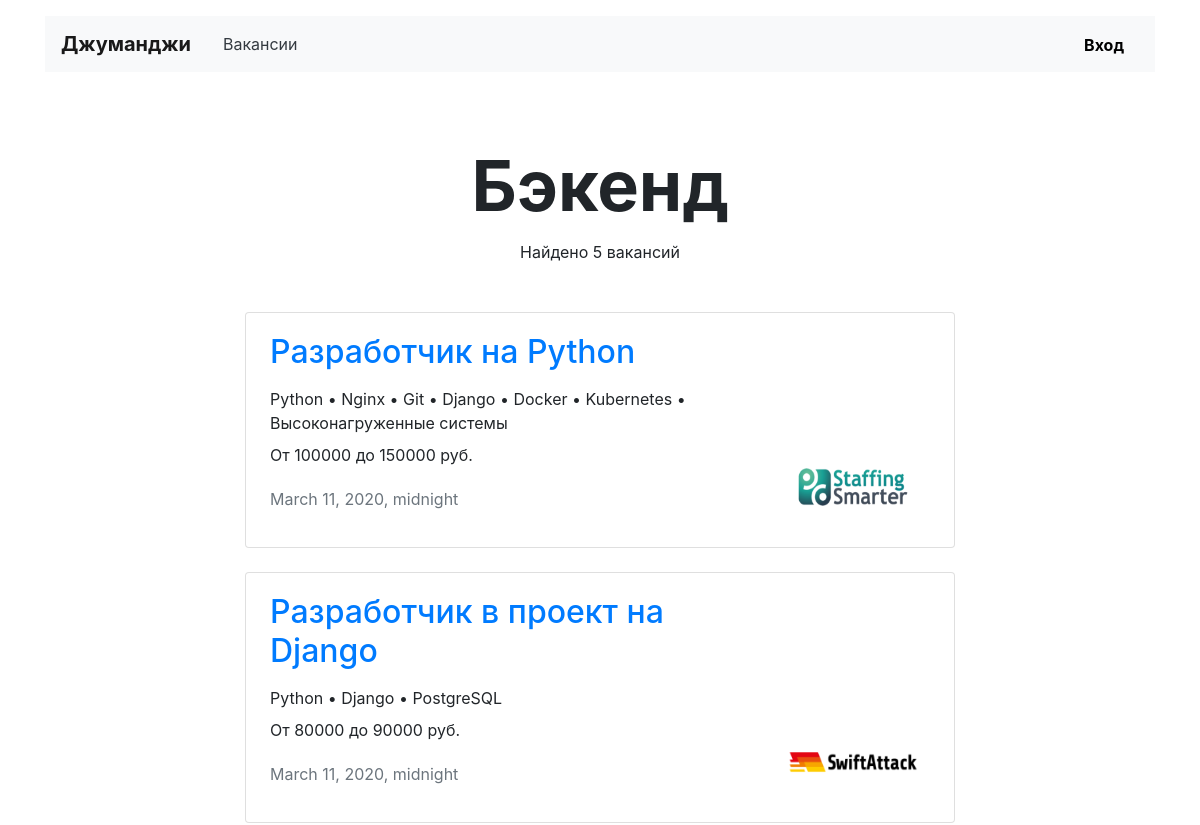
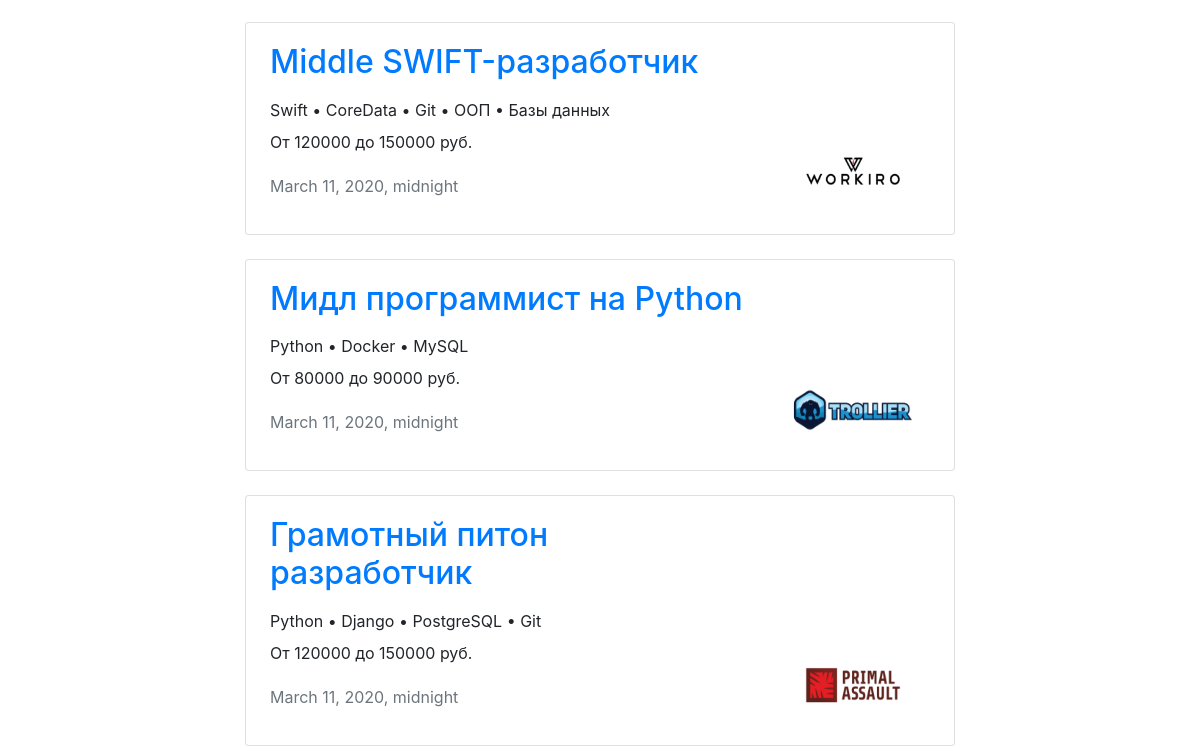
Page /vacancies/cat/backend/ on the earlier database version (2 pictures, top to bottom).
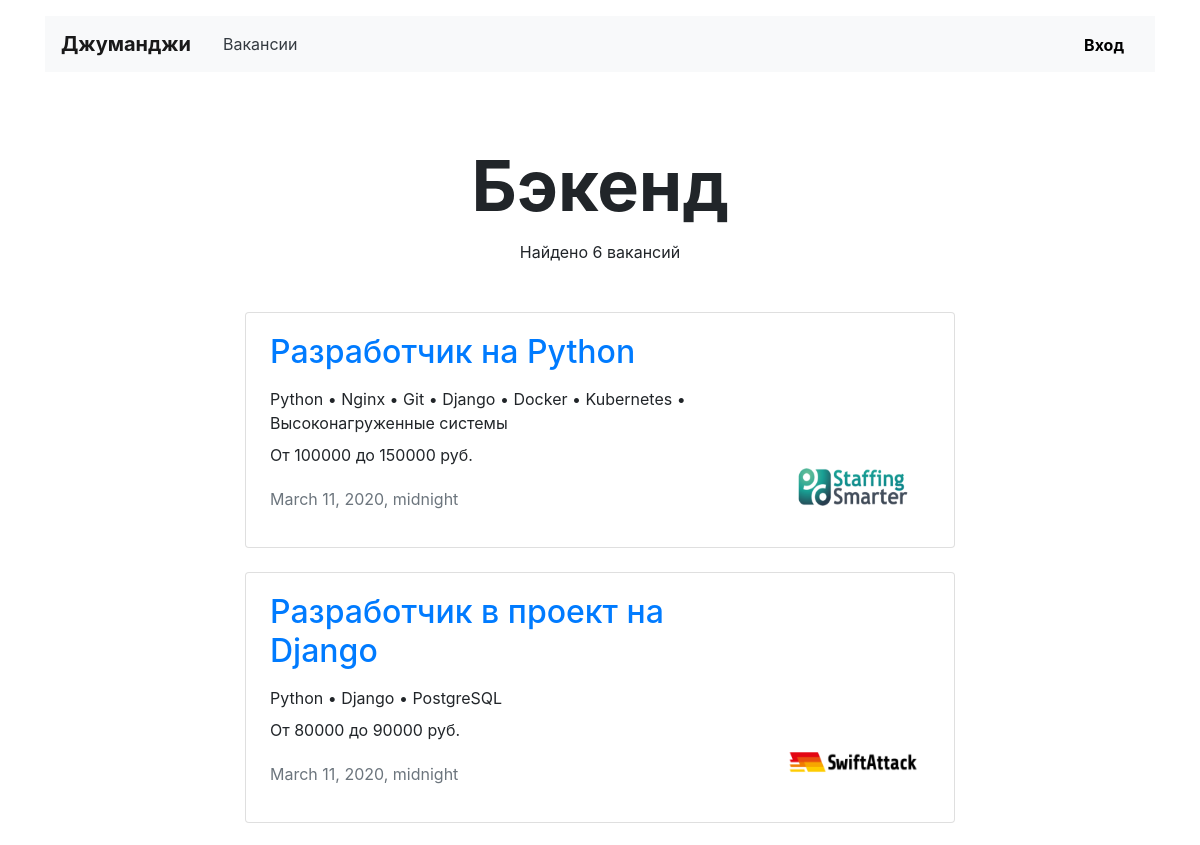
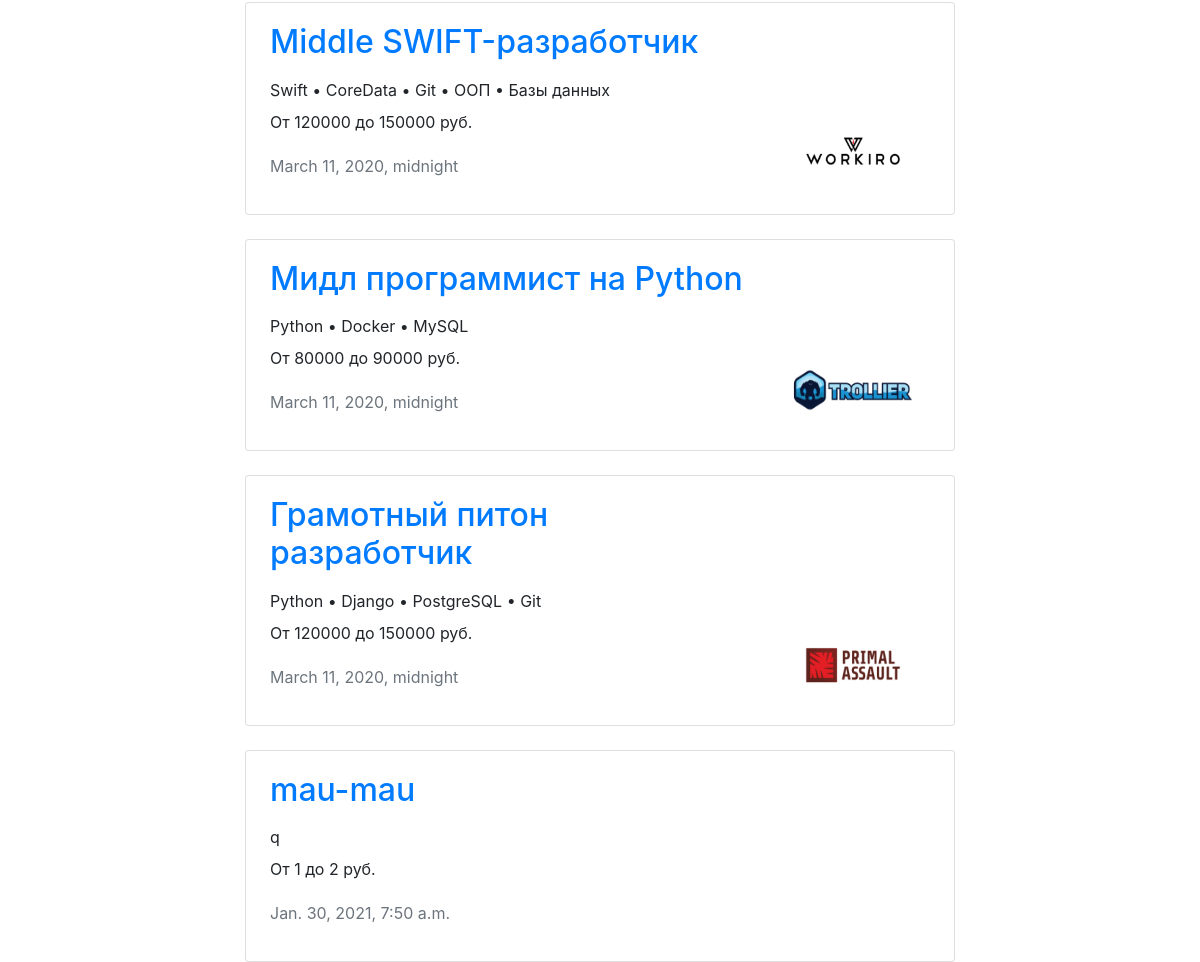
Same page on the later database version (2 pictures, top to bottom).
### vacancies/models.py (models this page shows, shortened)
class Specialty(models.Model):
    code = models.CharField(max_length=120)
    title = models.CharField(max_length=120)
    picture = models.ImageField(upload_to=settings.MEDIA_SPECIALITY_IMAGE_DIR)

class Vacancy(models.Model):
    title = models.CharField(max_length=120)
    specialty = models.ForeignKey(Specialty, on_delete=models.CASCADE, related_name='vacancies')
    company = models.ForeignKey(Company, on_delete=models.CASCADE, related_name='vacancies')
    skills = models.TextField()
    description = models.TextField()
    salary_from = models.IntegerField()
    salary_to = models.IntegerField()
    posted = models.DateTimeField()

class Company(models.Model):
    title = models.CharField(max_length=120)
    location = models.CharField(max_length=120)
    logo = models.ImageField(upload_to=settings.MEDIA_COMPANY_IMAGE_DIR, null=True, blank=True)
    description = models.TextField()
    employee_count = models.IntegerField()
    owner = models.OneToOneField(User, on_delete=models.CASCADE, null=True, blank=True)

### vacancies/views.py (the view)
# urls.py: path('vacancies/cat/<str:specialization_id>/', SpecializationView.as_view(), name='specialization'),
class SpecializationView(TemplateView):
    template_name = 'vacancies/specialization.html'
    def get_context_data(self, **kwargs):
        context = super(SpecializationView, self).get_context_data(**kwargs)
        specialization_id = self.kwargs['specialization_id']
        instance_of_model = get_object_or_404(Specialty, code=specialization_id)
        context['specialization'] = instance_of_model
        context['vacancies'] = instance_of_model.vacancies.all()
        context['count_of_vacancies'] = instance_of_model.vacancies.count()
        return context

### templates/vacancies/specialization.html (shortened to what this page needs)
{% extends 'vacancies/list_of_vacancies.html' %}
{% block header_container %}
    {{ specialization.title }}
{% endblock %}

### templates/vacancies/list_of_vacancies.html (shortened to what this page needs)
{% extends 'vacancies/base.html' %}
{% block container %}
    <main class="container mt-3">
        <section>
            <h1 class="h1 text-center mx-auto mt-4 pt-5" style="font-size: 70px;">
                <strong>{% block header_container %} {% endblock %}</strong>
            </h1>
            <p class="text-center pt-1">Найдено {{ count_of_vacancies }} вакансий</p>
                {% for vacancy in vacancies %}
                    {% include 'vacancies/vacancy_card.html' %}
                {% endfor %}
        </section>
    </main>
{% endblock %}

### templates/vacancies/base.html (shortened to what this page needs)
<!DOCTYPE html>
<html lang="ru">
<head>
    <link rel="stylesheet" href="https://stackpath.bootstrapcdn.com/bootstrap/4.3.1/css/bootstrap.min.css"
>
</head>
<body>
<header class="container mt-3">
    <nav class="navbar navbar-expand-lg navbar-light bg-light">
        <a class="navbar-brand mr-4 font-weight-bold" href="{% url 'main' %}">Джуманджи</a>
        <div class="collapse navbar-collapse justify-content-between" id="navbarNav">
            <ul class="navbar-nav col-10">
                <li class="nav-item">
                    <a class="nav-link text-dark" href="{% url 'all_vacancies' %}">Вакансии</a>
                </li>
            </ul>
            <ul class="navbar-nav col-2 justify-content-end">
                <li class="nav-item active">
                    <div class="btn-group">
                        {% if user.is_authenticated %}
                            <button type="button" class="btn dropdown-toggle font-weight-bold" data-toggle="dropdown"
                                    aria-haspopup="true" aria-expanded="false">
                            {{ user.username }}</button>
                            <div class="dropdown-menu dropdown-menu-right mt-3">
                                <a href="#" class="dropdown-item py-2">Профиль</a>
                                <a href="{% url 'my_resume' %}" class="dropdown-item py-2">Резюме</a>
                                <a href="{% url 'my_company' %}" class="dropdown-item py-2">Компания</a>
                                <a href="{% url 'logout' %}" class="dropdown-item py-2">Выйти</a>
                            </div>
                        {% else %}<a href="{% url 'login' %}" style="color: black; font-weight: bold">Вход</a>
                        {% endif %}
                    </div>
                </li>
            </ul>
        </div>
    </nav>
</header>
<div class="container">
    {% block container %} {% endblock %}
</div>
</body>
</html>

### templates/vacancies/vacancy_card.html
{% load static %}
<div class="row mt-4">
    <div class="col-12 col-lg-8 offset-lg-2 m-auto">
        <div class="card">
            <div class="card-body px-4">
                <div class="row">
                    <div class="col-12 col-md-8 col-lg-9">
                        <h2 class="h2 pb-2"><a
                                href="{% url 'vacancy' vacancy.id %}">{{ vacancy.title }}</a></h2>
                        <p class="mb-2">{{ vacancy.skills }}</p>
                        <p>От {{ vacancy.salary_from }} до {{ vacancy.salary_to }} руб.</p>
                        <p class="text-muted pt-1">{{ vacancy.posted }}</p>
                    </div>
                    <div class="col-12 col-md-4 col-lg-3 d-flex align-items-end">
                        {% if vacancy.company.logo %}
                            <a href="{% url 'company' vacancy.company.id %}"><img src="{{ vacancy.company.logo.url }}"
                                                                                  width="130" height="80"
                                                                                  alt=""></a>{% endif %}
                    </div>
                </div>
            </div>
        </div>
    </div>
</div>

Differences in the rows shown:
added Vacancy: title "mau-mau", skills "q", salary_from "1", salary_to "2", posted "Jan. 30, 2021, 7:50 a.m."
Other differences:
{{ count_of_vacancies }}: "5" → "6"
